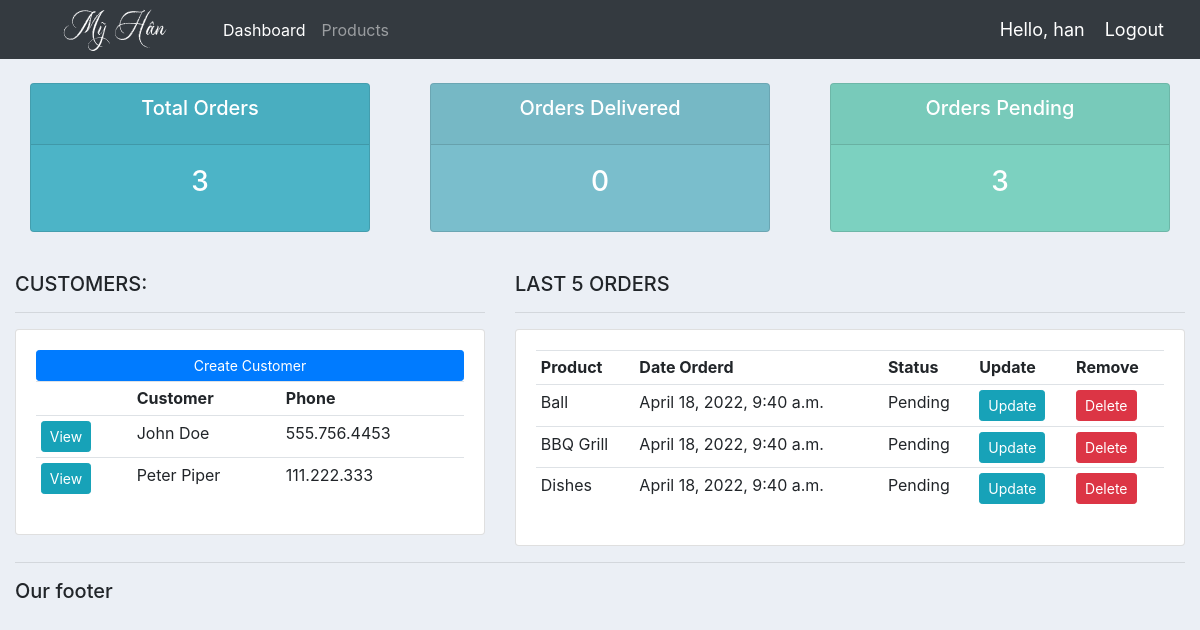
Page / (signed in) on the earlier database version.
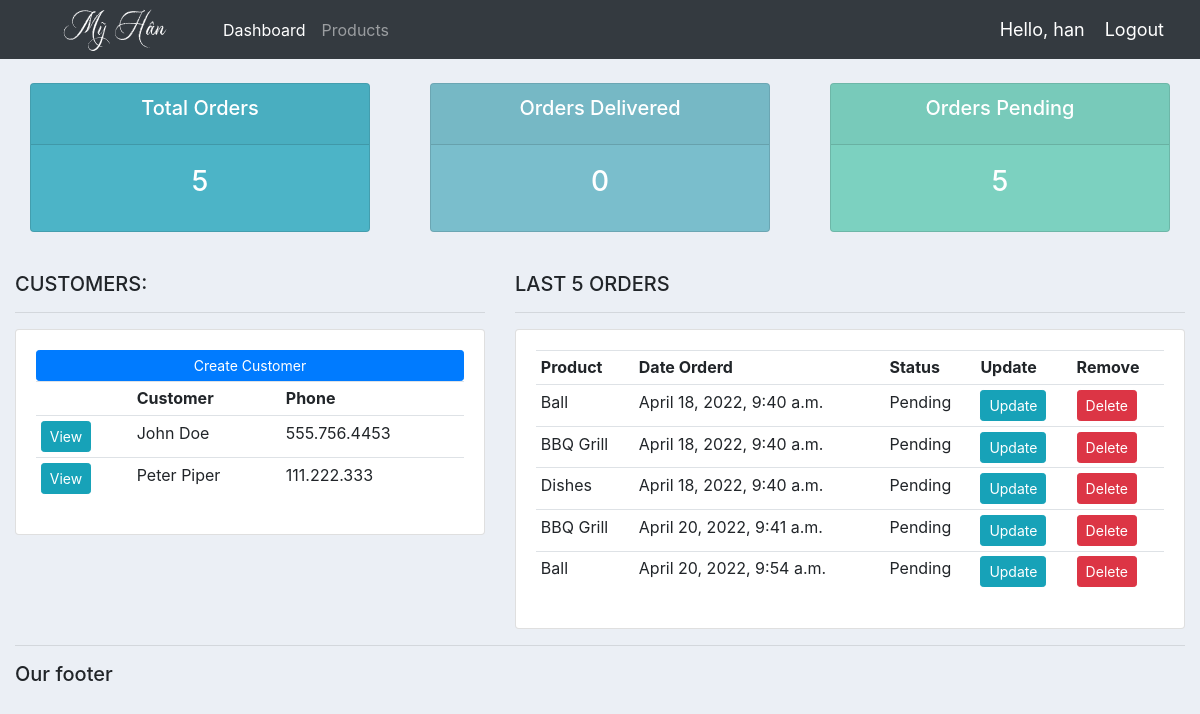
Same page on the later database version.
### accounts/models.py (models this page shows, shortened)
class Customer(models.Model):
	name = models.CharField(max_length=200, null=True)
	phone = models.CharField(max_length=200, null=True)
	email = models.CharField(max_length=200, null=True)
	date_created = models.DateTimeField(auto_now_add=True, null=True)

class Order(models.Model):
	STATUS = (
			('Pending', 'Pending'),
			('Out for delivery', 'Out for delivery'),
			('Delivered', 'Delivered'),
			)
	customer = models.ForeignKey(Customer, null=True, on_delete= models.SET_NULL)
	product = models.ForeignKey(Product, null=True, on_delete= models.SET_NULL)
	date_created = models.DateTimeField(auto_now_add=True, null=True)
	status = models.CharField(max_length=200, null=True, choices=STATUS)
	note = models.CharField(max_length=1000, null=True)

class Product(models.Model):
	CATEGORY = (
			('Indoor', 'Indoor'),
			('Out Door', 'Out Door'),
			)
	name = models.CharField(max_length=200, null=True)
	price = models.FloatField(null=True)
	category = models.CharField(max_length=200, null=True, choices=CATEGORY)
	description = models.CharField(max_length=200, null=True, blank=True)
	date_created = models.DateTimeField(auto_now_add=True, null=True)
	tags = models.ManyToManyField(Tag)
	def __str__(self):
		return self.name

### accounts/views.py (the view)
# urls.py: path('', views.home, name="home"),
@login_required(login_url='login')
def home(request):
	orders = Order.objects.all()
	customers = Customer.objects.all()
	total_customers = customers.count()
	total_orders = orders.count()
	delivered = orders.filter(status='Delivered').count()
	pending = orders.filter(status='Pending').count()
	context = {'orders':orders, 'customers':customers,
	'total_orders':total_orders,'delivered':delivered,
	'pending':pending }
	return render(request, 'accounts/dashboard.html', context)

### accounts/templates/accounts/dashboard.html
{%  extends 'accounts/main.html' %}
{% block content %}
{%  include 'accounts/status.html' %}
<br>
<div class="row">
	<div class="col-md-5">
		<h5>CUSTOMERS:</h5>
		<hr>
		<div class="card card-body">
			<a class="btn btn-primary  btn-sm btn-block" href="">Create Customer</a>
			<table class="table table-sm">
				<tr>
					<th></th>
					<th>Customer</th>
					<th>Phone</th>
				</tr>
				{% for customer in customers %}
					<tr>
						<td><a class="btn btn-sm btn-info" href="{% url 'customer' customer.id %}">View</a></td>
						<td>{{customer.name}}</td>
						<td>{{customer.phone}}</td>
					</tr>
				{% endfor %}
			</table>
		</div>
	</div>
	<div class="col-md-7">
		<h5>LAST 5 ORDERS</h5>
		<hr>
		<div class="card card-body">
			<table class="table table-sm">
				<tr>
					<th>Product</th>
					<th>Date Orderd</th>
					<th>Status</th>
					<th>Update</th>
					<th>Remove</th>
				</tr>
				{% for order in orders %}
					<tr>
						<td>{{order.product}}</td>
						<td>{{order.date_created}}</td>
						<td>{{order.status}}</td>
						<td><a class="btn btn-sm btn-info" href="{% url 'update_order' order.id %}">Update</a></td>
						<td><a class="btn btn-sm btn-danger" href="{% url 'delete_order' order.id %}">Delete</a></td>
					</tr>
				{% endfor %}
			</table>
		</div>
	</div>
</div>
{% endblock %}

### accounts/templates/accounts/main.html (shortened to what this page needs)
{% load static %}
<!DOCTYPE html>
<html>
<head>
    <link rel="stylesheet" href="https://cdn.jsdelivr.net/npm/bootstrap@4.0.0/dist/css/bootstrap.min.css">
	<link rel="stylesheet" type="text/css" href="{% static '/css/main.css' %}">
</head>
<body>
    {% include 'accounts/navbar.html' %}
	<div class="container-fluid">
    {% block content %}
    {% endblock %}
    <hr>
    <h5>Our footer</h5>
</body>
</html>

### accounts/templates/accounts/navbar.html (shortened to what this page needs)
{% load static %}
<nav class="navbar navbar-expand-lg navbar-dark bg-dark">
 <img src="{% static 'images/logo.png' %}">
  <div class="collapse navbar-collapse" id="navbarNav">
    <ul class="navbar-nav">
      <li class="nav-item active">
        <a class="nav-link" href="{% url 'home' %}">Dashboard</a>
      </li>
      <li class="nav-item">
        <a class="nav-link" href="{% url 'products' %}">Products</a>
      </li>
    </ul>
  </div>
  <span class="hello-msg">Hello, {{request.user}}</span>
  <span ><a  class="hello-msg" href="{% url 'logout' %}">Logout</a></span>
</nav>

### accounts/templates/accounts/status.html
<br>
<div class="row">
	<div class="col">
		<div class="col-md">
			<div class="card text-center text-white  mb-3" id="total-orders">
			  	<div class="card-header">
			  		<h5 class="card-title">Total Orders</h5>
			  	</div>
			  	<div class="card-body">
			    	<h3 class="card-title">{{total_orders}}</h3>
			  	</div>
			</div>
		</div>
	</div>
	<div class="col">
		<div class="col-md">
			<div class="card text-center text-white  mb-3" id="orders-delivered">
			  	<div class="card-header">
			  		<h5 class="card-title">Orders Delivered</h5>
			  	</div>
			  	<div class="card-body">
			    	<h3 class="card-title">{{delivered}}</h3>
			  	</div>
			</div>
		</div>
	</div>
	<div class="col">
		<div class="col-md">
			<div class="card text-center text-white  mb-3" id="orders-pending">
			  	<div class="card-header">
			  		<h5 class="card-title">Orders Pending</h5>
			  	</div>
			  	<div class="card-body">
			    	<h3 class="card-title">{{pending}}</h3>
			  	</div>
			</div>
		</div>
	</div>
</div>

### static/css/main.css (style rules this page uses)
body { background-color: #ebeff5; }
#total-orders { background-color: #4cb4c7; }
#orders-delivered { background-color: #7abecc; }
#orders-pending { background-color: #7CD1C0; }

### accounts/templates/accounts/navbar.html (style rules this page uses)
.hello-msg { font-size: 18px; color: #fff; margin-right: 20px; }

Differences in the rows shown:
added Order: product "BBQ Grill", date_created "April 20, 2022, 9:41 a.m.", status "Pending"
added Order: product "Ball", date_created "April 20, 2022, 9:54 a.m.", status "Pending"
Other differences:
{{ total_orders }}: "3" → "5"
{{ pending }}: "3" → "5"
